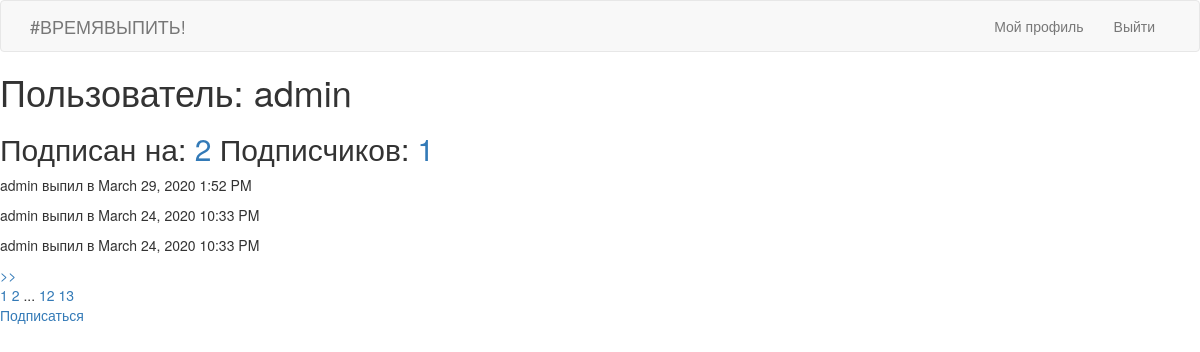
/user/admin (signed in), run on an earlier commit of the app's database.
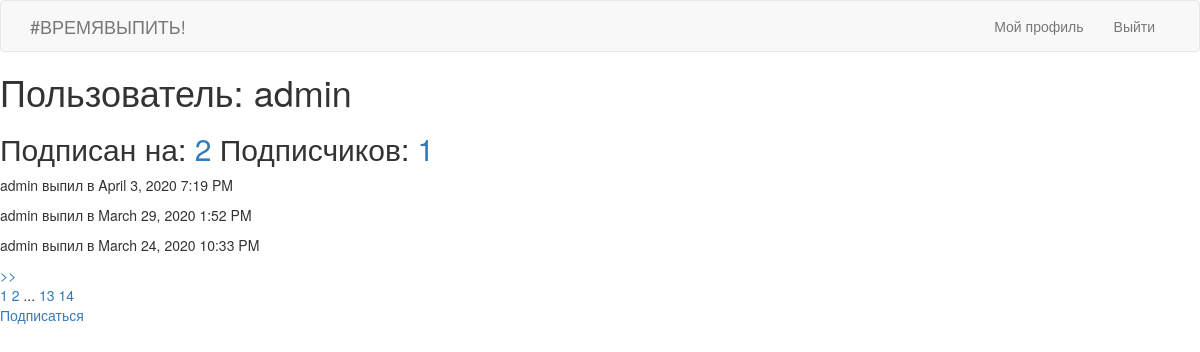
And on a later commit of the database.
### app/models.py (models this page shows, shortened)
class User(db.Model, UserMixin):
	id = db.Column(db.Integer, primary_key = True)
	username = db.Column(db.String(64), index = True, unique = True)
	regtime = db.Column(db.DateTime, index = True, default = datetime.utcnow())
	last_seen = db.Column(db.DateTime, default = datetime.utcnow())
	email = db.Column(db.String(128), index = True, unique = True)
	password_hash = db.Column(db.String(128))
	drink = db.relationship('Drinks', backref='author', lazy='dynamic')
	private_stat = db.Column(db.Boolean)
	current_state = db.Column(db.Integer, default = 0)
	followed = db.relationship('User', secondary=followers,
    	primaryjoin=(followers.c.follower_id == id),
    	secondaryjoin=(followers.c.followed_id == id),
    	backref=db.backref('followers', lazy='dynamic'), lazy='dynamic')
	def is_following(self, user):
		return self.followed.filter(followers.c.followed_id == user.id).count() > 0

class Drinks(db.Model):
	id = db.Column(db.Integer, primary_key = True)
	isDrinking = db.Column(db.Boolean)
	drinkTime = db.Column(db.DateTime, index = True, default = datetime.utcnow())
	user_id = db.Column(db.Integer, db.ForeignKey('user.id'))

### app/routes.py (the view)
@app.route('/user/<username>')
@login_required
def user(username):
	page = request.args.get('page', 1, type = int)
	user = User.query.filter_by(username = username).first_or_404()
	drinks = user.drink.order_by(Drinks.drinkTime.desc()).paginate(page, app.config['POSTS_PER_PAGE'], False)
	next_url = url_for('user', username = user.username, page = drinks.next_num) \
		if drinks.has_next else None
	prev_url = url_for('user', username = user.username, page = drinks.prev_num) \
		if drinks.has_prev else None
	drinks_pagination = drinks.iter_pages(left_edge=2, left_current=2, right_current=2, right_edge=2)
	return render_template('user.html', user = user, drinks = drinks.items, drinks_pagination = drinks_pagination,
						   page = page, next_url = next_url, prev_url = prev_url)

### app/models.py (called while the page is built)
@login.user_loader #настройка flask_login user_loader на БД
def load_user(id):
	return User.query.get(int(id))

### app/templates/user.html (shortened to what this page needs)
{% extends 'base.html' %}
{% block content %}
<h1>Пользователь: {{ user.username }} </h1>
<h2>Подписан на:<a href = "{{ url_for('followed', username = user.username) }}"> {{ user.followed.count() }}</a>
	Подписчиков: <a href = "{{ url_for('followers', username = user.username) }}">{{ user.followers.count()}}</a></h2>
{% if not user.private_stat or current_user == user or current_user.is_following(user) %}
	{% for drink in drinks %}
		<p>{{ drink.author.username }} выпил в {{ moment(drink.drinkTime).format('LLL') }}</p>
	{% endfor %}
{% else %}
	<p> Пользователь предпочел скрыть данную страницу </p>
{% endif %}
{% if next_url %} <a href = "{{ next_url }}"> >> </a> {% endif %}
<br>
{% for page in drinks_pagination %}
	{% if page == None %}
	...
	{% else %}
	<a href = "{{ url_for('user', username = user.username, page = page) }}"> {{ page }}</a>
	{% endif %}
{% endfor %}
{% if user != current_user %}
{% if current_user.is_following(user) %}
	<p><a href = "{{ url_for('unfollow', username = user.username) }}"> Отписаться </a></p>
{% else %}
	<p><a href = "{{ url_for('follow', username = user.username) }}"> Подписаться </a></p>
{% endif %}
{% endif %}
{% endblock %}

### app/templates/base.html (shortened to what this page needs)
{% extends 'bootstrap/base.html' %}
{% block navbar %}
    <nav class="navbar navbar-default">
        <div class="container">
            <div class="navbar-header">
                <a class="navbar-brand" href="{{ url_for('index') }}">#ВРЕМЯВЫПИТЬ!</a>
            </div>
            <div class="collapse navbar-collapse" id="bs-example-navbar-collapse-1">
                <ul class="nav navbar-nav navbar-right">
                    {% if current_user.is_anonymous %}
                    <li><a href="{{ url_for('login') }}">Войти</a></li>
                    <li><a href="{{ url_for('registration') }}">Регистрация</a></li>
                    {% else %}
                    <li><a href="{{ url_for('user', username=current_user.username) }}">Мой профиль</a></li>
                    <li><a href="{{ url_for('logout') }}">Выйти</a></li>
                    {% endif %}
            </div>
        </div>
    </nav>
{% endblock %}

What changed in the data, as far as the page shows it:
no longer on this page (row unchanged): Drinks: author.username "admin", drinkTime "March 24, 2020 10:33 PM"
added Drinks: author.username "admin", drinkTime "April 3, 2020 7:19 PM"
Also different on the page:
new list line: "14"
list line gone: "12"
